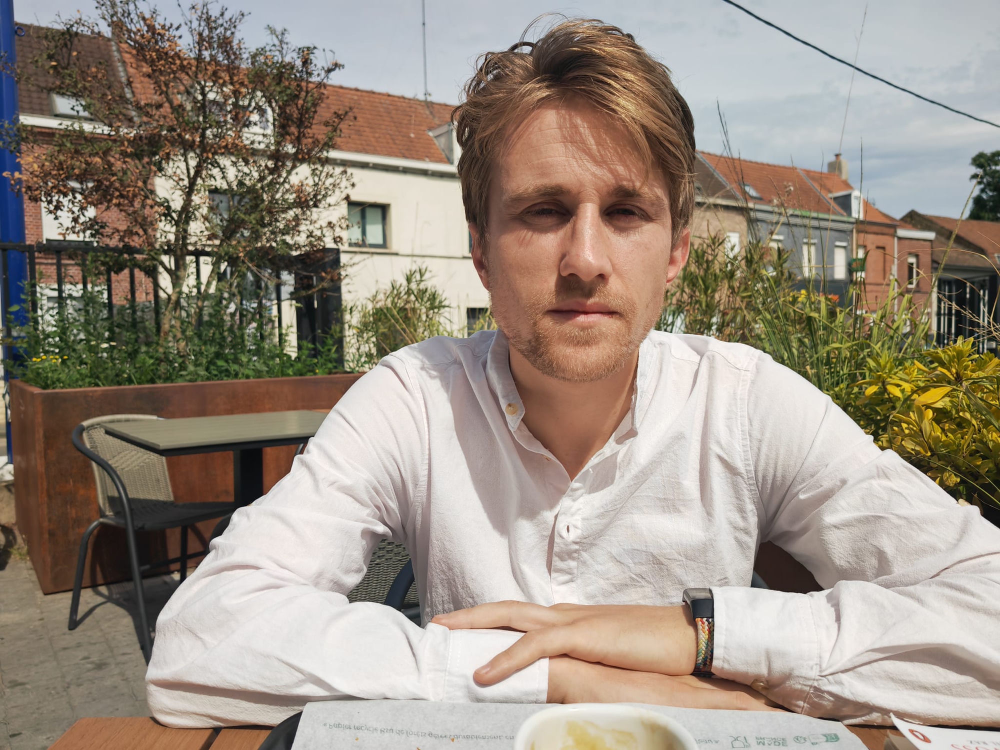
#> input picture design-source/editorial/originals/paul-frontal-01.jpg, 2000 x 1500 px (shown at 1/2 size)
$ python -i build_portraits.py   (imports and definitions only)
#> lines starting #> are read from the running program, lines starting #| are printed output that depends on the picture
#!/usr/bin/env python3
"""PARRIT-VISUAL-RESET-V2 — portraits éditoriaux, recette reproductible.

Part TOUJOURS de vraies photographies. Aucune génération de visage, aucune
retouche de morphologie, aucun lissage de peau. Les seules opérations sont :
détourage, désaturation, courbe de contraste, trame de demi-teintes.

Sources (règle d'or Parrit) :
  ~/parrit-os/tools/clones-loupe/photos/refs/paul/

Sorties :
  design-source/editorial/originals/  copies des sources retenues (jamais écrasées)
  design-source/editorial/masks/      masques alpha en niveaux de gris
  design-source/editorial/exports/    variantes pleine résolution
  public/brand/editorial/portraits/   exports web réellement servis

Usage : python3 design-source/editorial/recipes/build_portraits.py
"""
from pathlib import Path
import shutil

from PIL import Image, ImageOps, ImageDraw, ImageEnhance

ROOT = Path(__file__).resolve().parents[3]
SRC = Path.home() / "parrit-os/tools/clones-loupe/photos/refs/paul"
ORIG = ROOT / "design-source/editorial/originals"
MASKS = ROOT / "design-source/editorial/masks"
EXPORTS = ROOT / "design-source/editorial/exports"
WEB = ROOT / "public/brand/editorial/portraits"

INK = (12, 12, 13)
RED = (209, 19, 47)
PAPER = (255, 253, 250)

# Photo source -> rôle. Choisies pour ce qu'elles montrent, pas pour leur cadrage.
#   frontal   : regard direct, posture posée, registre manifeste
#   roses     : sourire réel, registre chaleureux
SOURCES = {
    "paul-frontal-01.jpg": "manifeste",
    "paul-roses.jpg": "chaleureux",
}


def ensure_dirs() -> None:
    for d in (ORIG, MASKS, EXPORTS, WEB):
        d.mkdir(parents=True, exist_ok=True)


# [117 lines left out: functions copy_originals, cutout, decontaminate, to_bw, halftone, not called in this run]


def warm(im: Image.Image) -> Image.Image:
    """Version chaleureuse : couleur conservée, densité relevée, ton papier.

    On ne fabrique pas une sympathie qui n'est pas sur la photo. On évite
    seulement de la détruire en passant en noir et blanc dur.
    """
    alpha = im.getchannel("A")
    rgb = im.convert("RGB")
    rgb = ImageEnhance.Color(rgb).enhance(0.42)
    rgb = ImageEnhance.Contrast(rgb).enhance(1.08)
    rgb = ImageEnhance.Brightness(rgb).enhance(1.03)
    r, g, b = rgb.split()
    r = r.point(lambda i: min(255, int(i * 1.035 + 4)))
    b = b.point(lambda i: max(0, int(i * 0.965)))
    return Image.merge("RGBA", (r, g, b, alpha))


# [60 lines left out: functions trim, web, main, not called in this run]


# [2 lines not run here, left out]

>>> import cv2
>>> picture = cv2.imread('../originals/paul-frontal-01.jpg', cv2.IMREAD_GRAYSCALE)
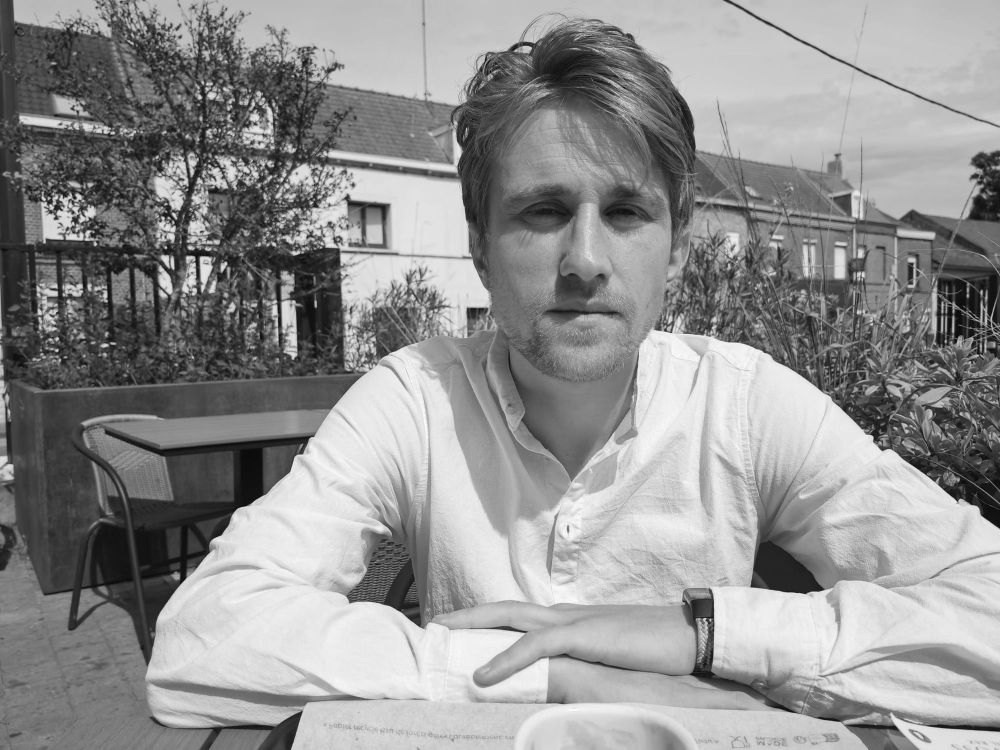
#> picture: shape (1500, 2000) (shown at 1/2 size); min 0, max 255, mean 146.1
#> (the run stopped early here; a loop or call above may not have finished)
